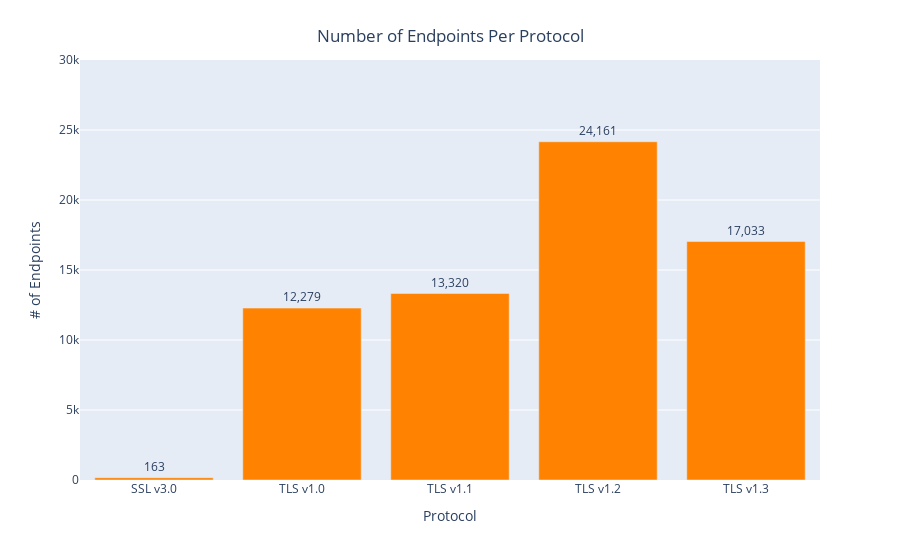

Notebook cell for this chart:
### Code cell
# TLS Versions

results = client['tls_data']['endpoints'].aggregate([
    {
        '$group': {
            '_id': None, 
            'SSL_3_0': {
                '$sum': {
                    '$cond': [
                        {
                            '$not': [
                                {
                                    '$ifNull': [
                                        '$SSL_3_0', False
                                    ]
                                }
                            ]
                        }, 0, 1
                    ]
                }
            }, 
            'TLS_1_0': {
                '$sum': {
                    '$cond': [
                        {
                            '$not': [
                                {
                                    '$ifNull': [
                                        '$TLS_1_0', False
                                    ]
                                }
                            ]
                        }, 0, 1
                    ]
                }
            }, 
            'TLS_1_1': {
                '$sum': {
                    '$cond': [
                        {
                            '$not': [
                                {
                                    '$ifNull': [
                                        '$TLS_1_1', False
                                    ]
                                }
                            ]
                        }, 0, 1
                    ]
                }
            }, 
            'TLS_1_2': {
                '$sum': {
                    '$cond': [
                        {
                            '$not': [
                                {
                                    '$ifNull': [
                                        '$TLS_1_2', False
                                    ]
                                }
                            ]
                        }, 0, 1
                    ]
                }
            }, 
            'TLS_1_3': {
                '$sum': {
                    '$cond': [
                        {
                            '$not': [
                                {
                                    '$ifNull': [
                                        '$TLS_1_3', False
                                    ]
                                }
                            ]
                        }, 0, 1
                    ]
                }
            }, 
            'total': {
                '$sum': 1
            }
        }
    }
])


results = [(k, v) for k, v in list(results)[0].items()][1:]
df = pd.DataFrame(results, columns=["Protocol", "# of Endpoints"])
df.loc[:, "Protocol"] = df.loc[:, "Protocol"].str.replace(r"([TLS|SSL])_(\d)_(\d)", r"\1 v\2.\3")
df.drop(df.tail(1).index, inplace=True)
fig = px.bar(df, x="Protocol", y="# of Endpoints", range_y=[1, 30000], text="# of Endpoints")
fig.update_traces(texttemplate='%{text:,}', textposition='outside', marker_color="#FF8200")
fig.update_layout(title={'text': "Number of Endpoints Per Protocol", 'xanchor': "center", 'yanchor': 'top', 'x': 0.5})

### Figure 1 — Plotly figure (JSON) as saved in the notebook; plotly's stock layout.template omitted (floating-point values rounded to 4 significant figures)
{"data": [{"alignmentgroup": "True", "hovertemplate": "Protocol=%{x}<br># of Endpoints=%{text}<extra></extra>", "legendgroup": "", "marker": {"color": "#FF8200", "pattern": {"shape": ""}}, "name": "", "offsetgroup": "", "orientation": "v", "showlegend": false, "text": [163, 12279, 13320, 24161, 17033], "textposition": "outside", "texttemplate": "%{text:,}", "type": "bar", "x": ["SSL v3.0", "TLS v1.0", "TLS v1.1", "TLS v1.2", "TLS v1.3"], "xaxis": "x", "y": [163, 12279, 13320, 24161, 17033], "yaxis": "y"}], "layout": {"barmode": "relative", "legend": {"tracegroupgap": 0}, "margin": {"t": 60}, "title": {"text": "Number of Endpoints Per Protocol", "x": 0.5, "xanchor": "center", "yanchor": "top"}, "xaxis": {"anchor": "y", "domain": [0, 1], "title": {"text": "Protocol"}}, "yaxis": {"anchor": "x", "domain": [0, 1], "range": [1, 30000], "title": {"text": "# of Endpoints"}}}}
